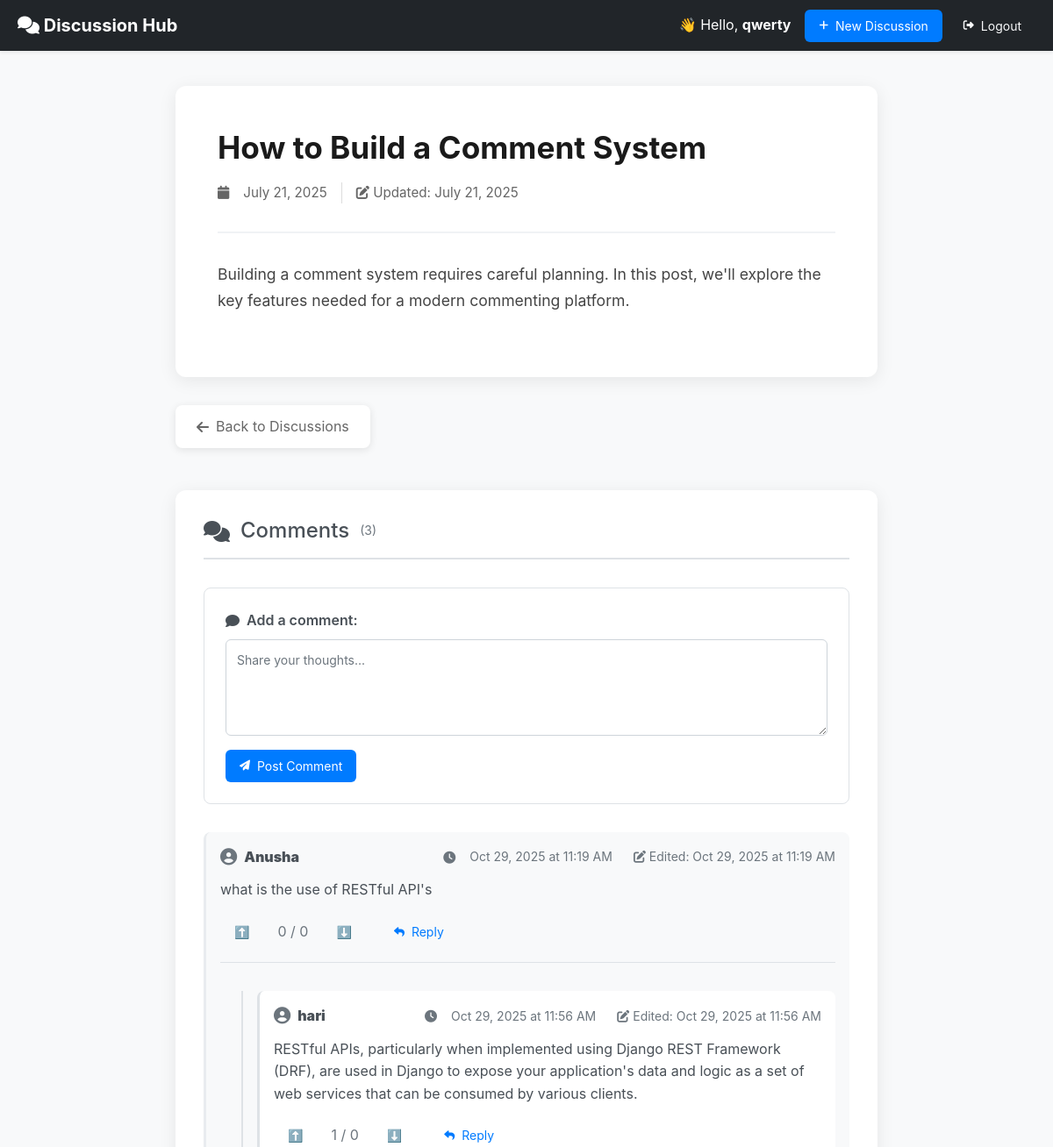
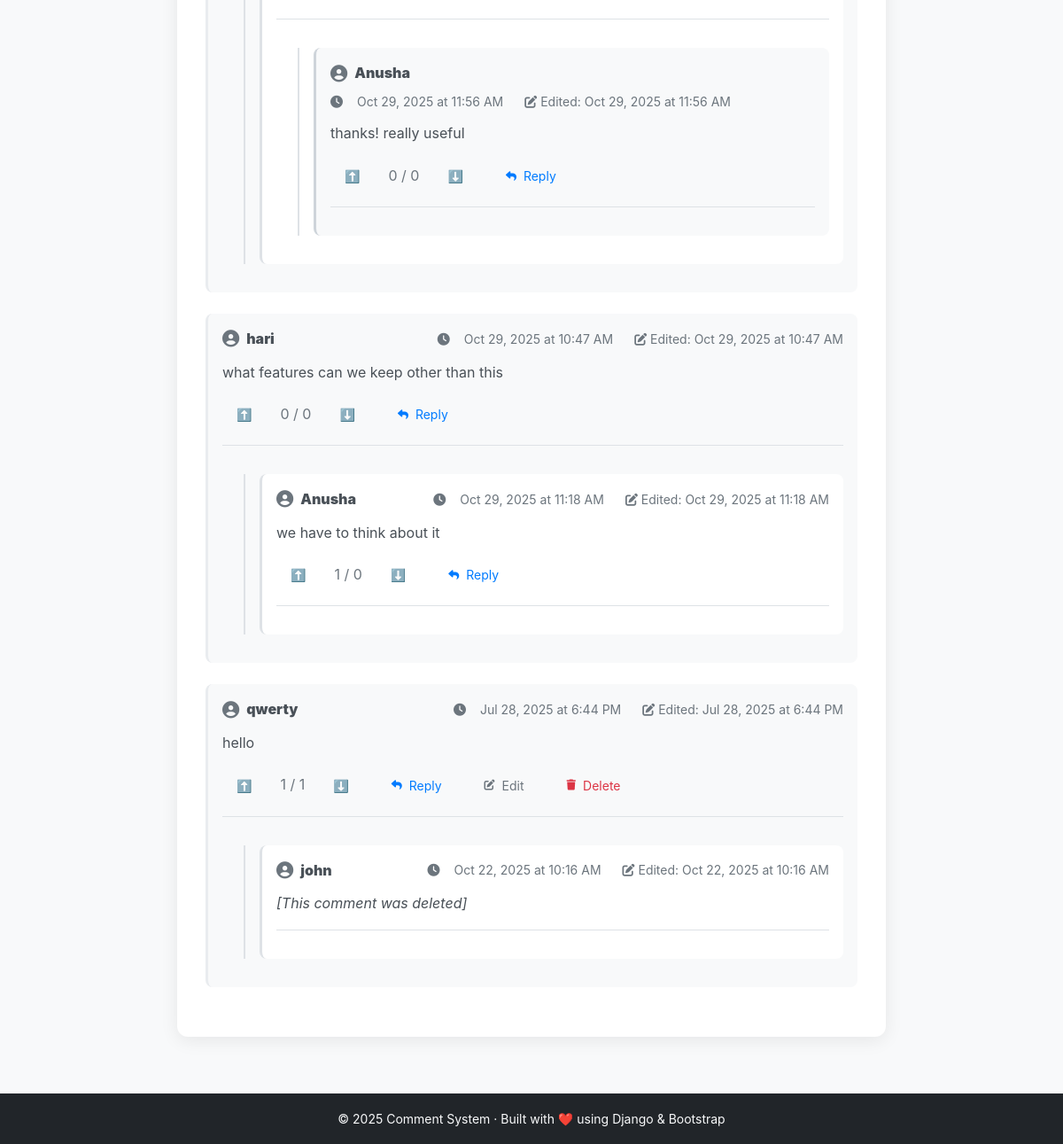
Page /page/2/ (signed in) on the committed database (2 pictures, top to bottom).
### comments/models.py (models this page shows, shortened)
class Page(models.Model):
    title = models.CharField(max_length=200)
    content = models.TextField()
    created_at = models.DateTimeField(auto_now_add=True)
    updated_at = models.DateTimeField(auto_now=True)
    class Meta:
        ordering = ['-created_at']

class Comment(models.Model):
    page = models.ForeignKey(Page, on_delete=models.CASCADE, related_name='comments')
    author = models.ForeignKey(User, on_delete=models.CASCADE)
    content = models.TextField()
    created_at = models.DateTimeField(auto_now_add=True)
    updated_at = models.DateTimeField(auto_now=True)
    parent = models.ForeignKey('self', null=True, blank=True, on_delete=models.CASCADE, related_name='replies')
    def get_replies(self):
        return Comment.objects.filter(parent=self).order_by('created_at')
    @property
    def upvote_count(self):
        return self.votes.filter(vote_type='up').count()
    @property
    def downvote_count(self):
        return self.votes.filter(vote_type='down').count()
    is_deleted = models.BooleanField(default=False)  # NEW FIELD
    def can_be_edited_by(self, user):
        return (
            user == self.author and
            not self.is_deleted and
            timezone.now() <= self.created_at + timedelta(minutes=settings.COMMENT_EDIT_TIMEOUT_MINUTES)
        )
    def can_be_deleted_by(self, user):
        return user == self.author and not self.is_deleted
    class Meta:
        ordering = ['created_at']

### comments/views.py (the view)
# urls.py: path('page/<int:page_id>/', views.page_detail, name='page_detail'),
def page_detail(request, page_id):
    cache_key = f'page_{page_id}'
    page = cache.get(cache_key)
    if not page:
        page = get_object_or_404(Page, pk=page_id)
        cache.set(cache_key, page, timeout=CACHE_TTL)
    top_level_comments = Comment.objects.filter(
        page=page,
        parent__isnull=True,
        is_deleted=False
    ).select_related('author').prefetch_related('votes').order_by('-created_at')
    annotated_comments = annotate_comments(top_level_comments, request.user)
    paginator = Paginator(annotated_comments, 10)  # 10 comments per page
    page_number = request.GET.get('page', 1)
    page_obj = paginator.get_page(page_number)
    if request.method == 'POST' and request.user.is_authenticated:
        form = CommentForm(request.POST)
        if form.is_valid():
            comment = form.save(commit=False)
            comment.author = request.user
            comment.page = page
            parent_comment = form.cleaned_data.get('parent_id')
            if parent_comment:
                comment.parent = parent_comment
            comment.save()
            cache.delete(f'page_{page_id}')
            try:
                channel_layer = get_channel_layer()
                async_to_sync(channel_layer.group_send)(
                    f'comments_page_{page_id}',
                    {
                        'type': 'comment_message',
                        'comment': {
                            'id': comment.id,
                            'author': comment.author.username,
                            'content': comment.content,
                            'created_at': comment.created_at.isoformat(),
                            'parent_id': comment.parent_id
                        }
                    }
                )
                if comment.parent and comment.parent.author != request.user:
                    async_to_sync(channel_layer.group_send)(
                        f'notifications_{comment.parent.author.id}',
                        {
                            'type': 'notification_message',
                            'message': f'{request.user.username} replied to your comment',
                            'comment_id': comment.id,
                            'page_id': page_id
                        }
                    )
            except Exception as e:
                print(f"WebSocket error: {e}")
            if parent_comment:
                messages.success(request, 'Reply added successfully!')
            else:
                messages.success(request, 'Comment added successfully!')
            return redirect('comments:page_detail', page_id=page_id)
    else:
        form = CommentForm()
    return render(request, 'comments/page_detail.html', {
        'page': page,
        'comments': page_obj,
        'comment_form': form,
        'page_obj': page_obj
    })

### comments/templates/comments/page_detail.html (shortened to what this page needs)
{% extends 'comments/base.html' %}
{% block content %}
<div class="page-detail">
    <article class="post">
        <header class="post-header">
            <h2>{{ page.title }}</h2>
            <div class="post-meta">
                <i class="fas fa-calendar"></i>
                <span>{{ page.created_at|date:"F d, Y" }}</span>
                {% if page.updated_at != page.created_at %}
                    <span class="updated">
                        <i class="fas fa-edit"></i>
                        Updated: {{ page.updated_at|date:"F d, Y" }}
                    </span>
                {% endif %}
            </div>
        </header>
        <div class="post-content">
            {{ page.content|linebreaks }}
        </div>
    </article>
    <nav class="post-navigation">
        <a href="{% url 'comments:homepage' %}" class="back-link">
            <i class="fas fa-arrow-left"></i> Back to Discussions
        </a>
    </nav>
    <section class="comments-section">
        <div class="comments-header">
            <h3>
                <i class="fas fa-comments"></i> Comments
                <span class="comment-count">({{ page_obj.paginator.count }})</span>
            </h3>
        </div>
        <div class="comment-form-wrapper" id="main-comment-form">
            {% if user.is_authenticated %}
                <form method="post" class="comment-form">
                    <div class="form-group">
                        <label for="{{ comment_form.content.id_for_label }}">
                            <i class="fas fa-comment"></i> Add a comment:
                        </label>
                        {{ comment_form.content }}
                    </div>
                    <div class="form-actions">
                        <button type="submit" class="btn btn-primary">
                            <i class="fas fa-paper-plane"></i> Post Comment
                        </button>
                    </div>
                </form>
            {% else %}
                <div class="login-prompt">
                    <p>Please <a href="{% url 'login' %}?next={{ request.path }}">login</a> to leave a comment.</p>
                </div>
            {% endif %}
        </div>
        <div class="comments-container">
            {% if page_obj %}
                {% for comment in page_obj %}
                    {% include 'comments/comment_display.html' with comment=comment %}
                {% endfor %}
            {% else %}
                <div class="no-comments">
                    <i class="fas fa-comment-slash"></i>
                    <p>No comments yet. Be the first to share your thoughts!</p>
                </div>
            {% endif %}
        </div>
    </section>
</div>
{% endblock %}

### comments/templates/comments/base.html (shortened to what this page needs)
{% load static %}
<!DOCTYPE html>
<html lang="en">
<head>
    <link href="https://cdn.jsdelivr.net/npm/bootstrap@5.1.3/dist/css/bootstrap.min.css" rel="stylesheet">
    <link rel="stylesheet" href="https://cdnjs.cloudflare.com/ajax/libs/font-awesome/6.5.0/css/all.min.css" />
    <link rel="stylesheet" href="{% static 'comments/style.css' %}">
</head>
<body style="background-color: #f8f9fa;">
    <nav class="navbar navbar-expand-lg navbar-dark bg-dark shadow-sm sticky-top">
        <div class="container">
            <a class="navbar-brand fw-bold" href="{% url 'comments:homepage' %}">
                <i class="fas fa-comments"></i> Discussion Hub
            </a>
            <div class="ms-auto d-flex align-items-center">
                {% if user.is_authenticated %}
                    <span class="navbar-text text-white me-3">
                        👋 Hello, <strong>{{ user.username }}</strong>
                    </span>
                    <a href="{% url 'comments:create_discussion' %}" class="btn btn-primary me-2">
                        <i class="fas fa-plus"></i> New Discussion
                    </a>
                    <form method="POST" action="{% url 'logout' %}" class="d-inline">
                        <button type="submit" class="btn btn-sm btn-outline-light">
                            <i class="fas fa-sign-out-alt"></i> Logout
                        </button>
                    </form>
                {% endif %}
            </div>
        </div>
    </nav>
    <main class="container py-3">
        {% block content %}
        {% endblock %}
    </main>
    <footer class="bg-dark text-light text-center py-3 mt-5 shadow-sm">
        <div class="container">
            <small>&copy; 2025 Comment System · Built with ❤️ using Django & Bootstrap</small>
        </div>
    </footer>
</body>
</html>

### comments/templates/comments/comment_display.html (shortened to what this page needs)
<div class="comment{% if comment.is_deleted %} deleted{% endif %}" data-comment-id="{{ comment.id }}">
    <div class="comment-content">
        <div class="comment-header d-flex justify-content-between">
            <div class="comment-author">
                <i class="fas fa-user-circle"></i>
                <strong>{{ comment.author.username }}</strong>
            </div>
            <div class="comment-meta text-muted small">
                <i class="fas fa-clock"></i>
                {{ comment.created_at|date:"M d, Y \a\t g:i A" }}
                {% if comment.updated_at != comment.created_at %}
                    <span class="ms-2">
                        <i class="fas fa-edit"></i>
                        Edited: {{ comment.updated_at|date:"M d, Y \a\t g:i A" }}
                    </span>
                {% endif %}
            </div>
        </div>
        <div class="comment-text mt-2">
            {% if comment.is_deleted %}
                <em>[This comment was deleted]</em>
            {% else %}
                {{ comment.content|linebreaks }}
            {% endif %}
        </div>
        {% if not comment.is_deleted %}
        <div class="comment-actions d-flex align-items-center gap-3 mt-2">
            {% if user.is_authenticated %}
                <form method="post" action="{% url 'comments:vote_comment' comment.id %}" style="display:inline;">
                    <button type="submit" class="btn btn-sm btn-outline-success">⬆️</button>
                </form>
                <span class="text-muted">{{ comment.upvote_count }} / {{ comment.downvote_count }}</span>
                <form method="post" action="{% url 'comments:vote_comment' comment.id %}" style="display:inline;">
                    <button type="submit" class="btn btn-sm btn-outline-danger">⬇️</button>
                </form>
                <button class="reply-btn btn btn-sm btn-link" data-comment-id="{{ comment.id }}">
                    <i class="fas fa-reply"></i> Reply
                </button>
                {% if user == comment.author %}
                    <a href="{% url 'comments:edit_comment' comment.id %}" class="btn btn-sm btn-outline-secondary">
                        <i class="fas fa-edit"></i> Edit
                    </a>
                    <a href="{% url 'comments:delete_comment' comment.id %}" class="btn btn-sm btn-outline-danger">
                        <i class="fas fa-trash"></i> Delete
                    </a>
                {% endif %}
            {% else %}
                <span class="text-muted">
                    ⬆️ {{ comment.upvote_count }} / ⬇️ {{ comment.downvote_count }}
                </span>
            {% endif %}
        </div>
        {% endif %}
    </div>
    <div class="reply-form-container" id="reply-form-{{ comment.id }}"></div>
    {% if comment.get_replies %}
        <div class="comment-replies ms-4 mt-3">
            {% for reply in comment.get_replies %}
                {% include 'comments/comment_display.html' with comment=reply %}
            {% endfor %}
        </div>
    {% endif %}
</div>

### rows in the picture
Page: title "How to Build a Comment System", created_at "July 21, 2025", updated_at "July 21, 2025", content "Building a comment system requires careful planning. In this post, we'll explore the key features needed for a modern commenting platform."
Comment: author.username "Anusha", created_at "Oct 29, 2025 at 11:19 AM", updated_at "Oct 29, 2025 at 11:19 AM", content "what is the use of RESTful API's", upvote_count "0", downvote_count "0"
Comment: author.username "hari", created_at "Oct 29, 2025 at 11:56 AM", updated_at "Oct 29, 2025 at 11:56 AM", content "RESTful APIs, particularly when implemented using Django REST Framework (DRF), are used in Django to expose your application's data and logic as a set of web services that can be consumed by various clients.", upvote_count "1", downvote_count "0"
Comment: author.username "Anusha", created_at "Oct 29, 2025 at 11:56 AM", updated_at "Oct 29, 2025 at 11:56 AM", content "thanks! really useful", upvote_count "0", downvote_count "0"
Comment: author.username "hari", created_at "Oct 29, 2025 at 10:47 AM", updated_at "Oct 29, 2025 at 10:47 AM", content "what features can we keep other than this", upvote_count "0", downvote_count "0"
Comment: author.username "Anusha", created_at "Oct 29, 2025 at 11:18 AM", updated_at "Oct 29, 2025 at 11:18 AM", content "we have to think about it", upvote_count "1", downvote_count "0"
Comment: author.username "qwerty", created_at "Jul 28, 2025 at 6:44 PM", updated_at "Jul 28, 2025 at 6:44 PM", content "hello", upvote_count "1", downvote_count "1", shows "Edit"
Comment: author.username "john", created_at "Oct 22, 2025 at 10:16 AM", updated_at "Oct 22, 2025 at 10:16 AM", is_deleted "[This comment was deleted]"

### other values in the picture
{{ user.username }} "qwerty"
{{ page_obj.paginator.count }} "3"
